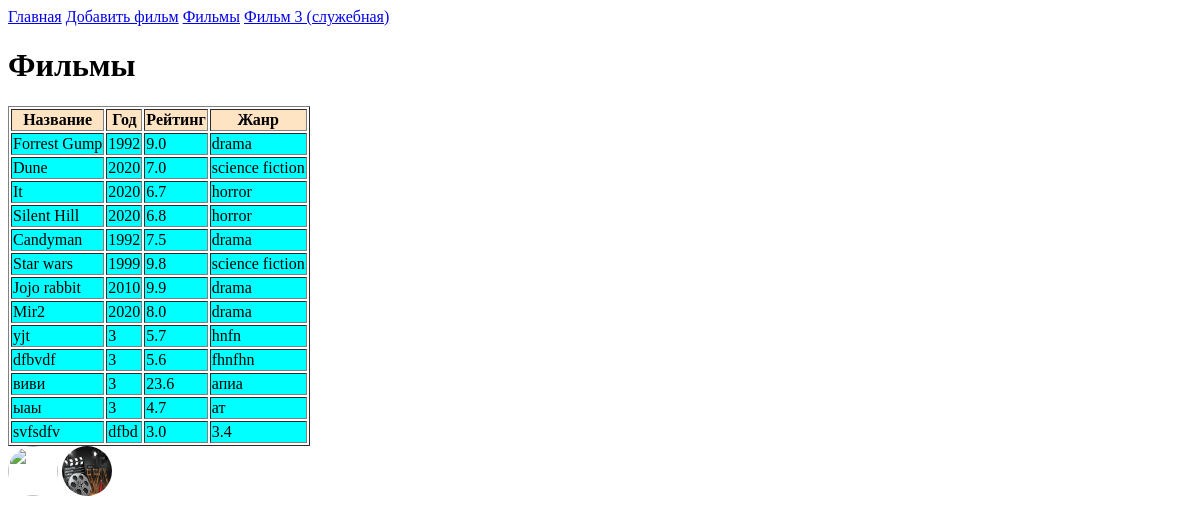
/films, run on an earlier commit of the app's database.
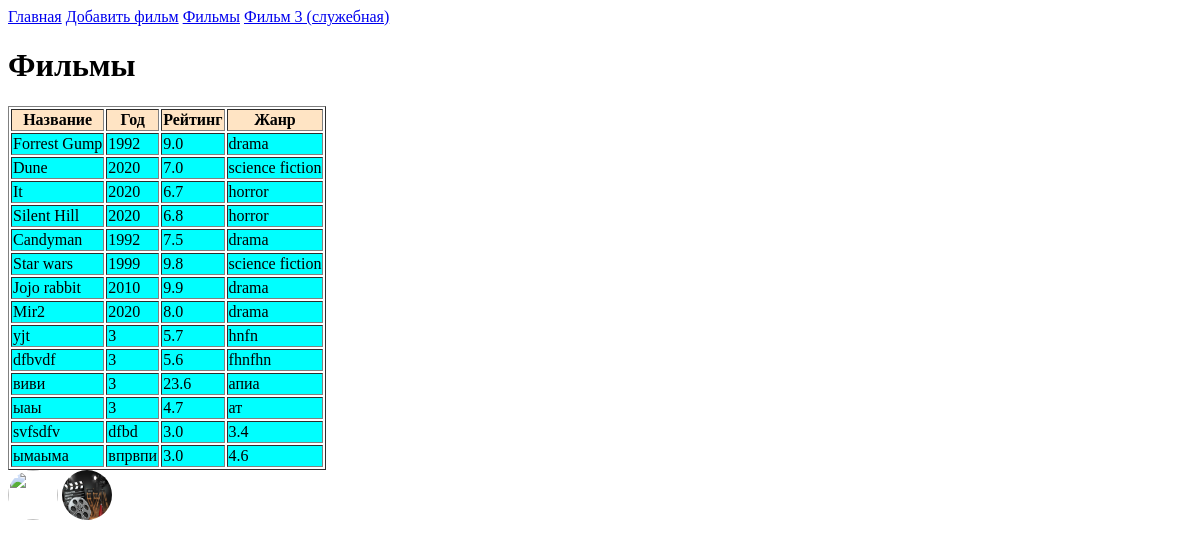
And on a later commit of the database.
### app.py (models this page shows, shortened)
class Film(db.Model):
    __tablename__ = 'Movies'  # Указываем название таблицы
    id = db.Column(db.Integer, primary_key=True)  # ID фильма (первичный ключ)
    name = db.Column(db.String(80))  # Название фильма
    year = db.Column(db.Integer)  # Год выпуска фильма
    rating = db.Column(db.Float)  # Рейтинг фильма
    genre = db.Column(db.String(80))  # Жанр фильма

### app.py (the view)
@app.route("/films" )
def films():
    films = Film.query.all()
    return render_template('films.html', films = films)

### templates/films.html (shortened to what this page needs)
<!DOCTYPE html>
<html>
  <head>
    <link rel="stylesheet" href="{{ url_for('static', filename='css/style.css') }}">
  </head>
  <body>
    <a href="http://127.0.0.1:5000">Главная</a>
    <a href="http://127.0.0.1:5000/film_form">Добавить фильм</a>
    <a href="http://127.0.0.1:5000/films">Фильмы</a>
    <a href="http://127.0.0.1:5000/film/3">Фильм 3 (служебная)</a>
    <h1>Фильмы</h1>
    <table border="1">
      <tr>
        <th>Название</th>
        <th>Год</th>
        <th>Рейтинг</th>
        <th>Жанр</th>
      </tr>
       {% for film in films %}
      <tr class="tr_films">
        <td>{{film.name}}</td>
        <td>{{film.year}}</td>
        <td>{{film.rating}}</td>
        <td>{{film.genre}}</td>
      </tr>
      {%endfor%}
    </table>
    <img src="https://cdn.culture.ru/images/850320f4-dc17-5a3b-aad4-8da56bb2a090" width="100" height="100">
    <img src="static/img/film.jpg"
  </body>
</html>

### static/css/style.css (style rules this page uses)
th { background-color: bisque; }
.tr_films { background-color: aqua; }
img { border-radius: 10cap; height: 50px; width: 50px; }

What changed in the data, as far as the page shows it:
added Film: name "ымаыма", year "впрвпи", rating "3.0", genre "4.6"
